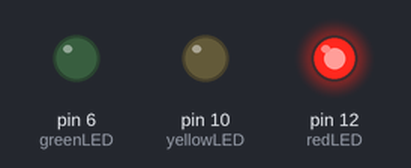
The sketch below on a simulated Arduino Uno, built with avr-gcc and run on an emulated ATmega328P. On the bench: output pins drawn as LEDs (lit = HIGH).

Above: at 0.05 s.
At 1.55 s:
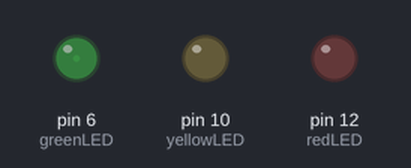
At 2.95 s:
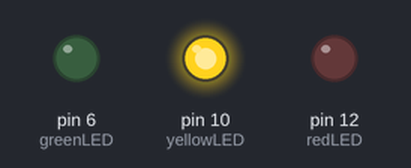
Timing chart, 0 to 6.9 s (numbered marks = the images above):
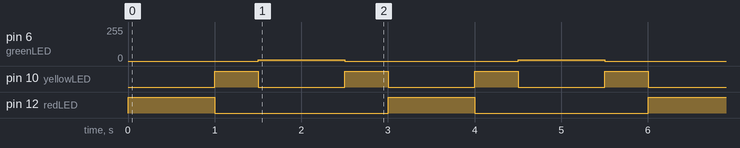

The sketch:

Traffic_Light.ino
```cpp
int redLED=12;
int yellowLED=10;
int greenLED=6;
int greenBrightness=10;
int longW=1000;
int shortW=500;

void setup() {
  // put your setup code here, to run once:
  pinMode(redLED, OUTPUT);
  pinMode(yellowLED, OUTPUT);
  pinMode(greenLED, OUTPUT);

}

void loop() {
  // put your main code here, to run repeatedly:
  digitalWrite(yellowLED, LOW);
  digitalWrite(redLED, HIGH);
  delay(longW);

  digitalWrite(redLED, LOW);
  digitalWrite(yellowLED, HIGH);
  delay(shortW);

  digitalWrite(yellowLED, LOW);
  analogWrite(greenLED, greenBrightness);
  delay(longW);

  analogWrite(greenLED, 0);
  digitalWrite(yellowLED, HIGH);
  delay(shortW);
}
```

Measured:
- by itself, pin 6 (greenLED): alternates 10/255 for 1.0 s and 0/255 for 2.0 s
- by itself, pin 10 (yellowLED): alternates HIGH for 0.50 s and LOW for 1.0 s
- by itself, pin 12 (redLED): alternates HIGH for 1.0 s and LOW for 2.0 s
